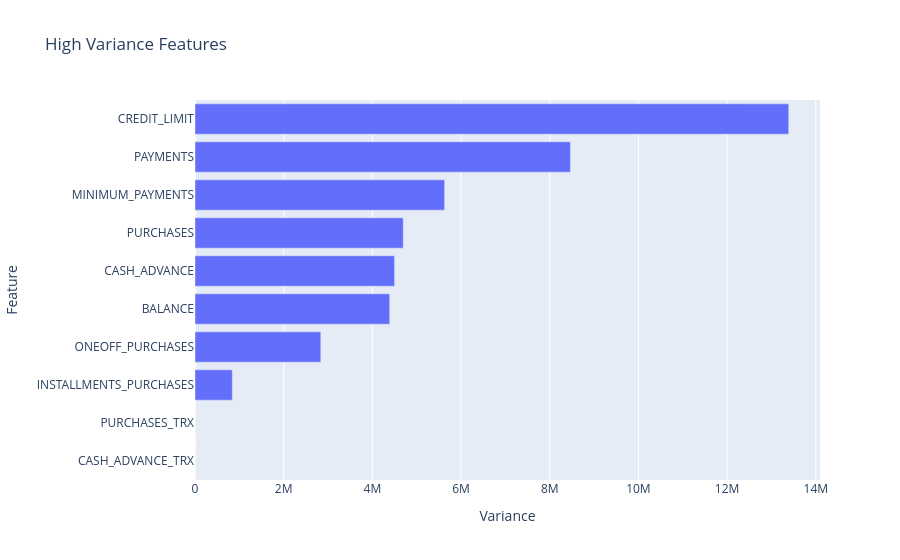

The cell this chart's notebook holds for it:
### Markdown cell above
Use plotly express to create a horizontal bar chart of the `top_ten_var`.

### Code cell
# Create horizontal bar chart of the top ten variance
fig=px.bar(x=top_ten_var,
           y=top_ten_var.index,
           title="High Variance Features"
           )
fig.update_layout(xaxis_title="Variance",yaxis_title="Feature")
fig.show();

### Figure 1 — Plotly figure (JSON) as saved in the notebook; plotly's stock layout.template omitted (floating-point values rounded to 4 significant figures)
{"data": [{"hovertemplate": "x=%{x}<br>y=%{y}<extra></extra>", "legendgroup": "", "marker": {"color": "#636efa", "pattern": {"shape": ""}}, "name": "", "orientation": "h", "showlegend": false, "textposition": "auto", "type": "bar", "x": [47.78, 634.1, 841300.0, 2837000.0, 4391000.0, 4501000.0, 4696000.0, 5629000.0, 8467000.0, 13390000.0], "xaxis": "x", "y": ["CASH_ADVANCE_TRX", "PURCHASES_TRX", "INSTALLMENTS_PURCHASES", "ONEOFF_PURCHASES", "BALANCE", "CASH_ADVANCE", "PURCHASES", "MINIMUM_PAYMENTS", "PAYMENTS", "CREDIT_LIMIT"], "yaxis": "y"}], "layout": {"barmode": "relative", "legend": {"tracegroupgap": 0}, "title": {"text": "High Variance Features"}, "xaxis": {"anchor": "y", "domain": [0, 1], "title": {"text": "Variance"}}, "yaxis": {"anchor": "x", "domain": [0, 1], "title": {"text": "Feature"}}}}
